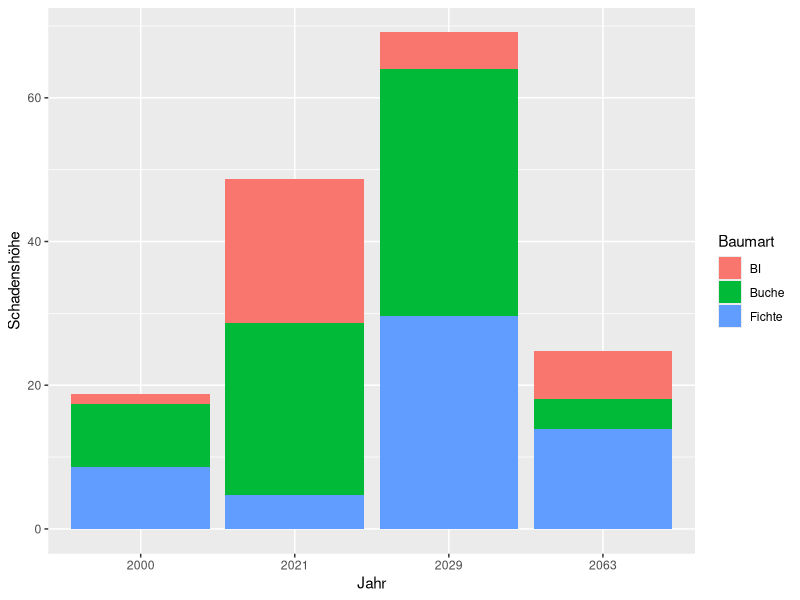

This figure's R source:
#!/usr/bin/env Rscript

library(ggplot2)

# raw csv data
"SaSa eaten data RAW"
sasa_eaten_data_raw <- read.csv2("sasa_eaten.csv", sep=",", dec=".")
sr <- sasa_eaten_data_raw

"SaSa Eaten Data Synthetic"
syn_year <- c(rep(2000 , 3) , rep(2021 , 3) , rep(2029 , 3) , rep(2063 , 3) )
syn_year <- rep(as.integer(syn_year), 4)
syn_treekind <- rep(c("Buche" , "Fichte" , "BI") , 4)
syn_treekind <- rep(syn_treekind, 4)
syn_plot <- as.integer(c(rep(1, 12), rep(2, 12), rep(3,12), rep(4,12)))
syn_damage <- abs(rnorm(12 , 0 , 15))
syn_damage <- rep(syn_damage, 4)
synthetic <- data.frame(
  Jahr=syn_year,
  Plot=syn_plot,
  Baumart=syn_treekind,
  `Höhe1.verbissen`=syn_damage
)

# synthetic selection
"selection"
sr <- synthetic #uncomment to use made-up data
str(sr)

# sas raw data internal labled
"internal labeling"
srl <- data.frame(
  year=sr$Jahr,
  "plot"=sr$Plot,
  treekind=sr$Baumart,
  damage=sr$`Höhe1.verbissen`
)
#str(srl)

# raw typing
"SaSa eaten data after Typing"
sasa_eaten_data_typed <- data.frame(
  year=as.factor(srl$year),
  "plot"=srl$"plot",
  treekind=srl$treekind,
  damage=srl$damage
)
st <- sasa_eaten_data_typed
str(st)
#st
## calculations
st <- subset(st, plot==2)

## output preparation
# relabel only
sl <- data.frame(
  Jahr=st$year,
  Baumart=st$treekind,
  Schadenshöhe=st$damage
)
#str(sl)

# Stacked
p <- ggplot(sl, aes(x=Jahr, fill=Baumart, y=Schadenshöhe)) +
    geom_bar(position="stack", stat="identity")
    #geom_col(position="dodge")
    #geom_col()
ggsave("out.png", plot = p, dpi=100)
